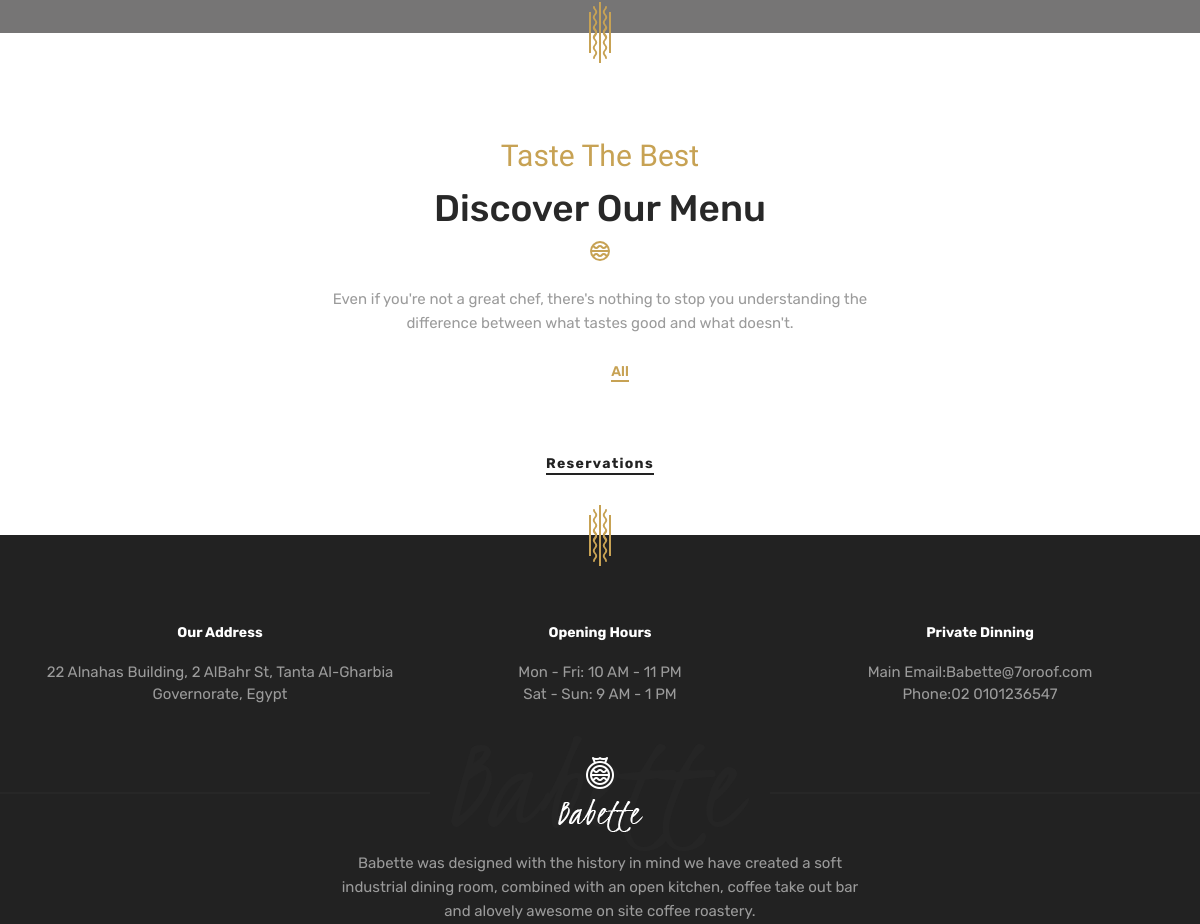
The page /menu (middle part) on the database as committed earlier.
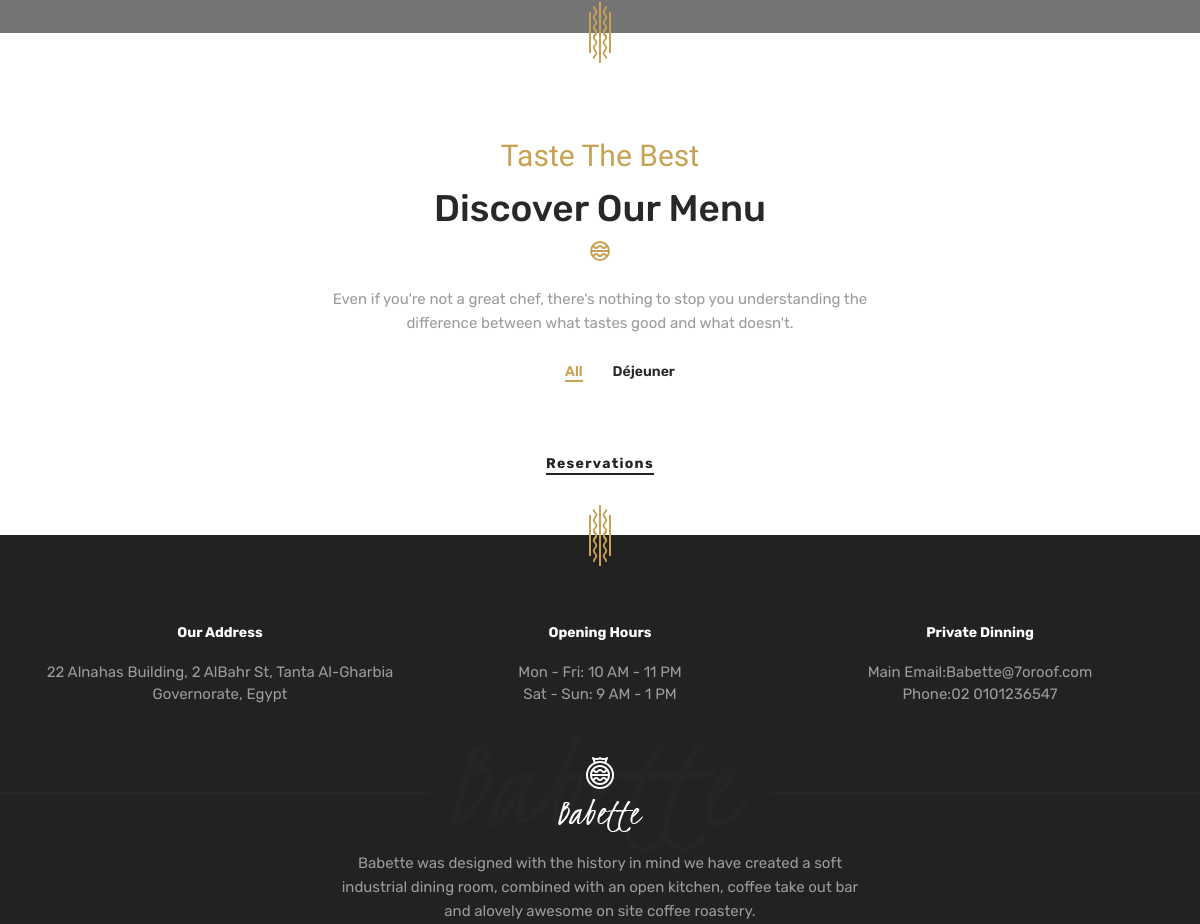
The same page on the database as committed later.
### restaurant/models.py (models this page shows, shortened)
class MenuCategory(models.Model):
    titre = models.CharField(max_length=255)
    status = models.BooleanField(default=True)
    date_add = models.DateTimeField(auto_now_add=True)
    date_upd = models.DateTimeField(auto_now=True)
    class Meta:
        verbose_name = "Catégorie de menu"
        verbose_name_plural = "Catégories de menu"

### restaurant/views.py (the view)
# urls.py: path('menu', views.menu, name='menu'),
def menu(request):
    data = {
        'categories': models.MenuCategory.objects.filter(status=True),
        'plats': models.Plat.objects.filter(status=True)
    }
    return render(request, 'pages/menu-board.html', data)

### templates/pages/menu-board.html (shortened to what this page needs)
{% extends 'bases/base.html' %}
{% load static %}
  {% block content %}
    <section id="page-title" class="page-title page-title-layout3 text-center bg-overlay bg-overlay-2 bg-parallax">
    </section>
    <section id="menulayout4" class="menu-layout4 pb-60">
      <div class="container">
        <div class="row">
          <div class="col-sm-12 col-md-12 col-lg-6 offset-lg-3">
            <div class="heading text-center mb-30">
              <span class="heading__subtitle">Taste The Best</span>
              <h2 class="heading__title">Discover Our Menu</h2>
              <div class="heading__icon">
              </div>
              <p class="heading__desc">Even if you're not a great chef, there's nothing to stop you understanding
                the difference between what tastes good and what doesn't.</p>
            </div>
          </div>
        </div>
      </div>
      <div class="container-fluid col-padding-0">
        <div class="row">
          <div class="col-sm-12 col-md-12 col-lg-12">
            <ul class="portfolio-filter justify-content-center">
              <li><a class="filter active" href="#" data-filter="all">All</a></li>
                {% for categorie in categories %}
                <li><a class="filter" href="#" data-filter=".filter-{{ categorie.titre }}">{{ categorie.titre }}</a></li>
                {% endfor %}
            </ul>
          </div>
        </div>
        <div class="row">
          <div class="col-sm-12 col-md-12 col-lg-12 text-center">
            <a href="{% url 'reservation' %}" class="btn btn__secondary btn__link mt-40">Reservations</a>
          </div>
        </div>
      </div>
    </section>
  {% endblock content %}

Rows that differ between the two databases and show on the page:
added MenuCategory: titre "Déjeuner"
